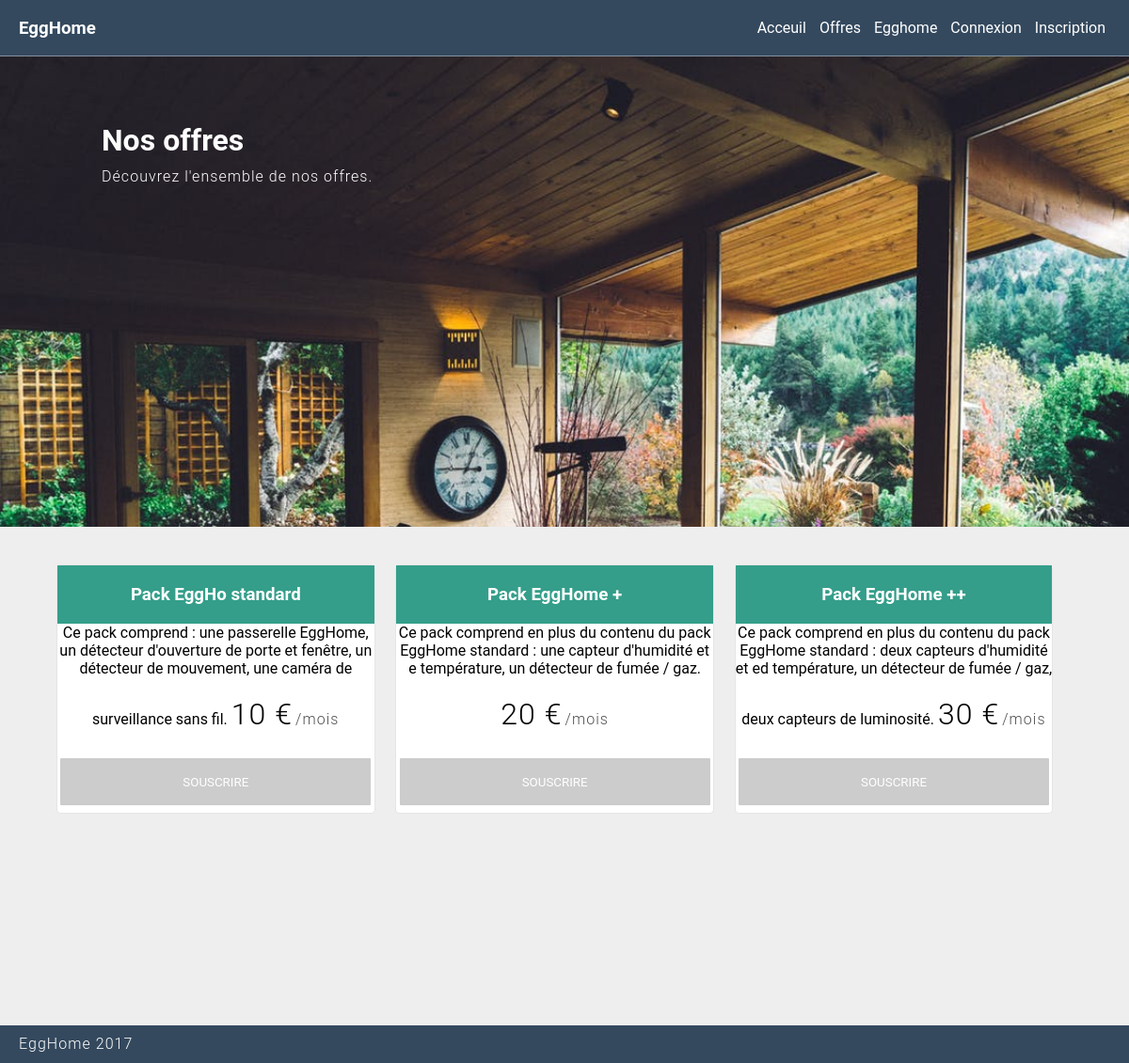
Page /invite/offres on the earlier database version.
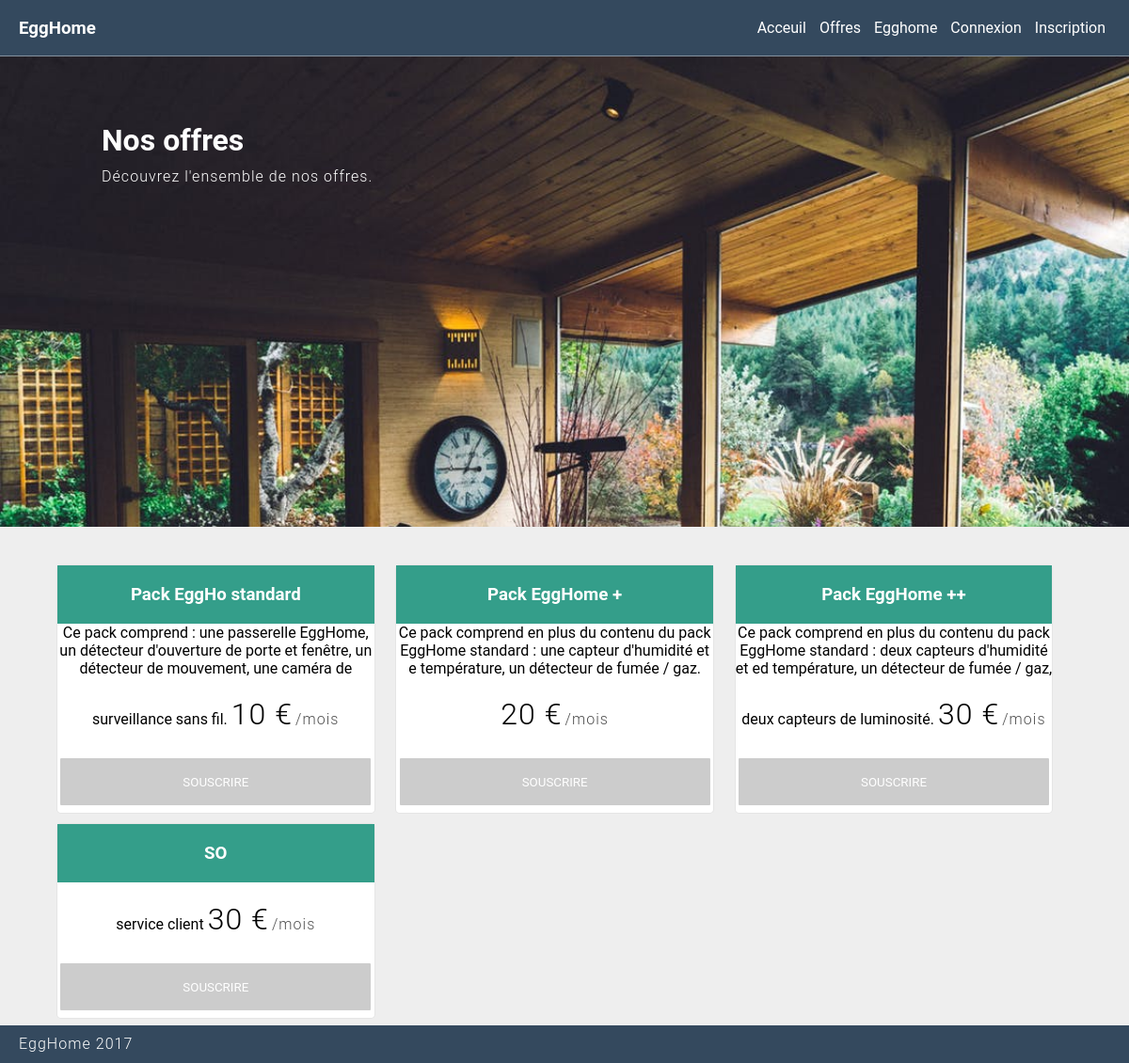
Same page on the later database version.
### tables this page shows
CREATE TABLE `offre` (
  `id` int(11) NOT NULL,
  `date` datetime DEFAULT NULL,
  `detail` varchar(1000) DEFAULT NULL,
  `prix` int(11) DEFAULT NULL,
  `titre` varchar(45) DEFAULT NULL
);

### application/controller/invite.php (called while the page is built, shortened)
<?php
class Invite extends Controller
{
    public function offres()
    {
        $offres = Offre::get_offres();
        require APP . 'view/_templates/header.php';
        require APP . 'view/invite/offres.php';
        require APP . 'view/_templates/footer.php';
    }
}

### public/index.php (called while the page is built, shortened)
<?php
require APP . 'core/database/database.php';
require APP . 'core/database/database_object.php';
$database = new Database();
$app = new Application();

### application/core/database/database.php (called while the page is built, shortened)
<?php
class Database {
	public $connection;
	function open_db_connection() {
        $options = array(PDO::ATTR_DEFAULT_FETCH_MODE => PDO::FETCH_OBJ, PDO::ATTR_ERRMODE => PDO::ERRMODE_WARNING);
        try {
	        $this->connection = new PDO(DB_TYPE . ':host=' . DB_HOST . ';dbname=' . DB_NAME . ';charset=' . DB_CHARSET, DB_USER, DB_PASS, $options);
        } catch (PDOException $e) {
            die("database connection failed" . $this->connection->errorInfo());
        }
	}
	public function query($sql) {
        $query = $this->connection->prepare($sql);
        $result = $query->execute();
		return $query;
	}
}

### application/core/database/database_object.php (called while the page is built, shortened)
<?php
class Db_object {
	static public function find_all() {
		return static::find_by_query("SELECT * FROM " . static::$db_table . " ");
	}
	static public function find_by_query($sql) {
		return static::instanciate($sql);
	}
	static public function instanciate($sql) {
		global $database;
		$object_array = array();
		$calling_class = get_called_class();
		$result_set = $database->query($sql);
		while ($row = $result_set->fetchObject($calling_class))
			$object_array[] = $row;
		return $object_array;
	}
}

### application/model/offre.php (called while the page is built, shortened)
<?php
class Offre extends Db_object
{
    public static function get_offres(){
        $offres = Offre::find_all();
        return $offres;
    }
}

### application/view/invite/offres.php (the view, shortened to what this page needs)
<div class="full-image-wrapper index-img ">
	<div class="container">
		<h1 class="public-index-title">Nos offres</h1>
		<p class="public-index-sub-title">Découvrez l'ensemble de nos offres.</p>
	</div>
	</div>
        <div id="container-offre">
		<?php foreach ($offres as $offre) : ?>
            <form method="post" action="<?php echo URL; ?>/invite/inscription" class="form-offre">
			<div class="offre">
                <h3><?php echo $offre->titre ?></h3>
				<?php echo $offre->detail ?>
				<p class="price"><?php echo $offre->prix ?> €</p><p class="month">/mois</p>
				<input type="submit" value="SOUSCRIRE" />
                </div>
			</form>
		<?php endforeach ?>
        </div>
</div>

Differences in the rows shown:
added offre: titre "SO", detail "service client", prix "30"
